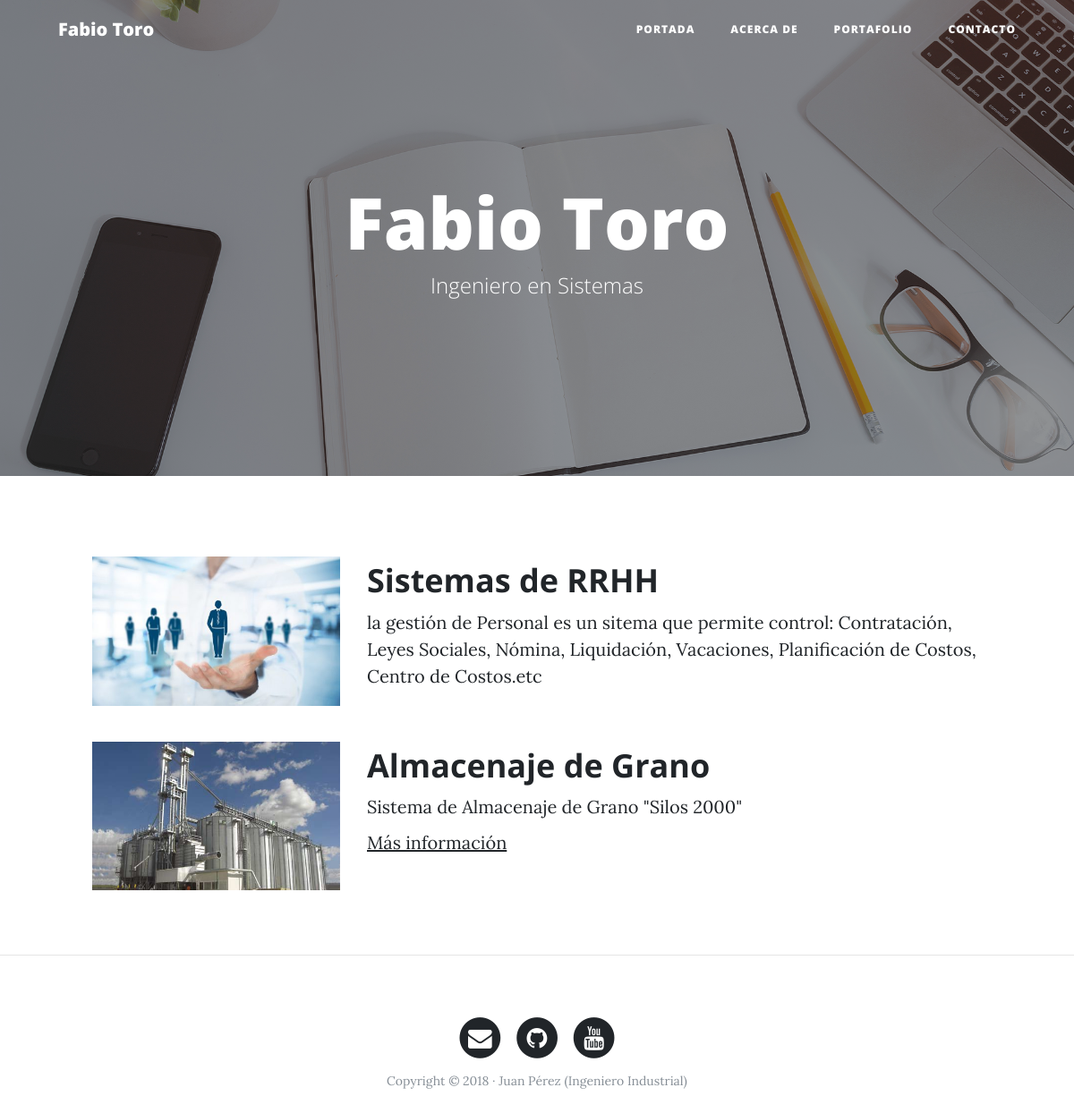
The page /portfolio/ on the database its author committed.
### portfolio/models.py (models this page shows, shortened)
class Project(models.Model):
    title = models.CharField(max_length=200, verbose_name ="Título")
    description = models.TextField(verbose_name = "Descripción")
    image = models.ImageField(verbose_name = "Imagen", upload_to= "projects")
    link = models.URLField(null=True, blank=True, verbose_name= "Dirección Web")
    created = models.DateTimeField(auto_now_add=True, verbose_name= "Fecha de Creación")
    updated = models.DateTimeField(auto_now=True, verbose_name= "Fecha de Edición")
    class Meta:
        verbose_name = 'proyecto'
        verbose_name_plural = 'proyectos'
        ordering = ["-created"]

### portfolio/views.py (the view)
# urls.py: path('portfolio/', portfolio_views.portfolio, name="portfolio"),
def portfolio(request):
    projects = Project.objects.all()
    return render(request, "portfolio/portfolio.html",{'projects' : projects })

### portfolio/templates/portfolio/portfolio.html (shortened to what this page needs)
{% extends 'core/base.html' %}
{% block background %}{% load static %}{% static 'core/img/portfolio-bg.jpg' %}{% endblock %}
{% block headers %}
    <h1>Fabio Toro</h1>
    <span class="subheading">Ingeniero en Sistemas</span>
{% endblock %}
{% block content %}
    {%for project in projects%}
        <div class="row project">
        <div class="col-lg-3 col-md-4 offset-lg-1">
                <img class="img-fluid" src="{{ project.image.url }}" alt="">
        </div>
        <div class="col-lg-7 col-md-8">
            <h2 class="section-heading title">{{ project.title }}</h2>
            <p>{{ project.description }}</p>
            {% if project.link %}
                <p><a href="{{project.link}}">Más información</a></p>
            {% endif %}
        </div>
        </div>
    {% endfor %}
{% endblock %}

### core/templates/core/base.html (shortened to what this page needs)
<!DOCTYPE html>
<html lang="es">
  <head>
    {% load static %}
    <link href="{% static 'core/vendor/bootstrap/css/bootstrap.min.css' %}" rel="stylesheet">
    <link href="{% static 'core/vendor/font-awesome/css/font-awesome.min.css' %}" rel="stylesheet" type="text/css">
    <link href="{% static 'core/css/clean-blog.min.css' %}" rel="stylesheet">
  </head>
  <body>
    <nav class="navbar navbar-expand-lg navbar-light fixed-top" id="mainNav">
      <div class="container">
        <a class="navbar-brand" href="{% url 'home' %}">Fabio Toro</a>
        <div class="collapse navbar-collapse" id="navbarResponsive">
          <ul class="navbar-nav ml-auto">
            <li class="nav-item">
              <a class="nav-link" href="{% url 'home' %}">Portada</a>
            </li>
            <li class="nav-item">
              <a class="nav-link" href="{% url 'about' %}">Acerca de</a>
            </li>
            <li class="nav-item">
              <a class="nav-link" href="{% url 'portfolio' %}">Portafolio</a>
            </li>
            <li class="nav-item">
              <a class="nav-link" href="{% url 'contact' %}">Contacto</a>
            </li>
          </ul>
        </div>
      </div>
    </nav>
    <header class="masthead" style="background-image: url(' {% block background %}{% endblock %} ')">
      <div class="overlay"></div>
      <div class="container">
        <div class="row">
          <div class="col-lg-8 col-md-10 mx-auto">
            <div class="site-heading">
             {% block headers %}{% endblock %}
            </div>
          </div>
        </div>
      </div>
    </header>
    {% block content %} {% endblock %}
{% if request.path != "/" %} <hr> {% endif %}
    <footer>
      <div class="container">
        <div class="row">
          <div class="col-lg-8 col-md-10 mx-auto">
            <ul class="list-inline text-center">
              <li class="list-inline-item">
                <a href="#">
                  <span class="fa-stack fa-lg">
                    <i class="fa fa-circle fa-stack-2x"></i>
                    <i class="fa fa-envelope fa-stack-1x fa-inverse"></i>
                  </span>
                </a>
              </li>
              <li class="list-inline-item">
                <a href="#">
                  <span class="fa-stack fa-lg">
                    <i class="fa fa-circle fa-stack-2x"></i>
                    <i class="fa fa-github fa-stack-1x fa-inverse"></i>
                  </span>
                </a>
              </li>
              <li class="list-inline-item">
                <a href="#">
                  <span class="fa-stack fa-lg">
                    <i class="fa fa-circle fa-stack-2x"></i>
                    <i class="fa fa-youtube fa-stack-1x fa-inverse"></i>
                  </span>
                </a>
              </li>
            </ul>
            <p class="copyright text-muted">Copyright &copy; 2018 · Juan Pérez (Ingeniero Industrial) </p>
          </div>
        </div>
      </div>
    </footer>
  </body>
</html>

### rows shown on the page
Project: image (picture), title "Sistemas de RRHH", description "la gestión de Personal es un sitema que permite control: Contratación, Leyes Sociales, Nómina, Liquidación, Vacaciones, Planificación de Costos, Centro de Costos.etc"
Project: image (picture), title "Almacenaje de Grano", description "Sistema de Almacenaje de Grano \"Silos 2000\""
